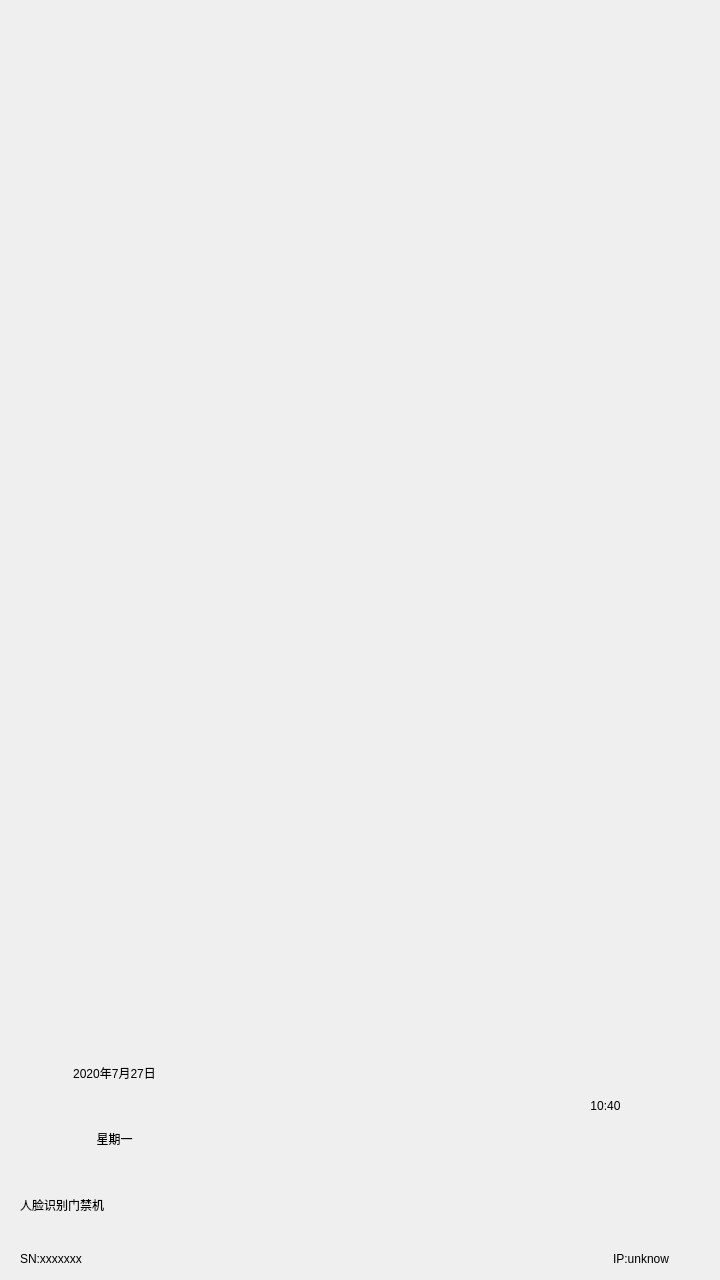
<?xml version="1.0" encoding="UTF-8"?>
<ui version="4.0">
 <class>Widget</class>
 <widget class="QWidget" name="Widget">
  <property name="geometry">
   <rect>
    <x>0</x>
    <y>0</y>
    <width>720</width>
    <height>1280</height>
   </rect>
  </property>
  <property name="minimumSize">
   <size>
    <width>0</width>
    <height>1280</height>
   </size>
  </property>
  <property name="maximumSize">
   <size>
    <width>800</width>
    <height>1280</height>
   </size>
  </property>
  <property name="windowTitle">
   <string>Widget</string>
  </property>
  <property name="styleSheet">
   <string notr="true">QWidget{
	border: 0px;	
	outline: none;
}</string>
  </property>
  <layout class="QVBoxLayout" name="verticalLayout">
   <property name="spacing">
    <number>0</number>
   </property>
   <property name="leftMargin">
    <number>0</number>
   </property>
   <property name="topMargin">
    <number>0</number>
   </property>
   <property name="rightMargin">
    <number>0</number>
   </property>
   <property name="bottomMargin">
    <number>0</number>
   </property>
   <item>
    <widget class="QFrame" name="mpMainPage">
     <property name="sizePolicy">
      <sizepolicy hsizetype="Preferred" vsizetype="Expanding">
       <horstretch>0</horstretch>
       <verstretch>0</verstretch>
      </sizepolicy>
     </property>
     <property name="styleSheet">
      <string notr="true"/>
     </property>
     <property name="frameShape">
      <enum>QFrame::StyledPanel</enum>
     </property>
     <property name="frameShadow">
      <enum>QFrame::Raised</enum>
     </property>
    </widget>
   </item>
   <item>
    <widget class="QFrame" name="mpBottomBar">
     <property name="minimumSize">
      <size>
       <width>720</width>
       <height>340</height>
      </size>
     </property>
     <property name="maximumSize">
      <size>
       <width>800</width>
       <height>340</height>
      </size>
     </property>
     <property name="styleSheet">
      <string notr="true">QFrame#mpBottomBar {
border-image: url(:/image/img_bottombar_bg.png);
}</string>
     </property>
     <property name="frameShape">
      <enum>QFrame::StyledPanel</enum>
     </property>
     <property name="frameShadow">
      <enum>QFrame::Raised</enum>
     </property>
     <layout class="QVBoxLayout" name="verticalLayout_2" stretch="7,1">
      <property name="spacing">
       <number>0</number>
      </property>
      <property name="leftMargin">
       <number>20</number>
      </property>
      <property name="topMargin">
       <number>0</number>
      </property>
      <property name="rightMargin">
       <number>20</number>
      </property>
      <property name="bottomMargin">
       <number>0</number>
      </property>
      <item>
       <layout class="QGridLayout" name="gridLayout" columnstretch="189,302,189">
        <property name="leftMargin">
         <number>0</number>
        </property>
        <property name="rightMargin">
         <number>0</number>
        </property>
        <property name="spacing">
         <number>0</number>
        </property>
        <item row="2" column="0">
         <widget class="QLabel" name="mpWeekLab">
          <property name="text">
           <string>星期一</string>
          </property>
          <property name="alignment">
           <set>Qt::AlignCenter</set>
          </property>
         </widget>
        </item>
        <item row="0" column="0">
         <spacer name="horizontalSpacer">
          <property name="orientation">
           <enum>Qt::Horizontal</enum>
          </property>
          <property name="sizeHint" stdset="0">
           <size>
            <width>40</width>
            <height>100</height>
           </size>
          </property>
         </spacer>
        </item>
        <item row="0" column="2">
         <spacer name="horizontalSpacer_2">
          <property name="orientation">
           <enum>Qt::Horizontal</enum>
          </property>
          <property name="sizeHint" stdset="0">
           <size>
            <width>40</width>
            <height>20</height>
           </size>
          </property>
         </spacer>
        </item>
        <item row="1" column="0">
         <widget class="QLabel" name="mpDateLab">
          <property name="text">
           <string>2020年7月27日</string>
          </property>
          <property name="alignment">
           <set>Qt::AlignCenter</set>
          </property>
         </widget>
        </item>
        <item row="3" column="0">
         <widget class="QLabel" name="mpProductLab">
          <property name="text">
           <string>人脸识别门禁机</string>
          </property>
         </widget>
        </item>
        <item row="0" column="1" rowspan="4">
         <widget class="QPushButton" name="mpStandbyBtn">
          <property name="minimumSize">
           <size>
            <width>240</width>
            <height>240</height>
           </size>
          </property>
          <property name="font">
           <font>
            <pointsize>16</pointsize>
           </font>
          </property>
          <property name="styleSheet">
           <string notr="true">/*
QPushButton{
	color: rgb(204, 204, 204);
	border-image: url(:/image/icon_welcom_btn.png);
/*	outline: none;
}

QPushButton:hover, QPushButton:pressed{
	color: rgb(204, 204, 204);
	border-image: url(:/image/icon_welcom_btn.png);
/*	outline: none;
}
*/</string>
          </property>
          <property name="text">
           <string/>
          </property>
         </widget>
        </item>
        <item row="1" column="2" rowspan="2">
         <widget class="QLabel" name="mpTimeLab">
          <property name="text">
           <string>10:40</string>
          </property>
          <property name="alignment">
           <set>Qt::AlignCenter</set>
          </property>
         </widget>
        </item>
       </layout>
      </item>
      <item>
       <layout class="QHBoxLayout" name="horizontalLayout" stretch="1,1,0">
        <property name="spacing">
         <number>8</number>
        </property>
        <property name="rightMargin">
         <number>0</number>
        </property>
        <item>
         <widget class="QLabel" name="mpSNLab">
          <property name="sizePolicy">
           <sizepolicy hsizetype="Preferred" vsizetype="Preferred">
            <horstretch>0</horstretch>
            <verstretch>0</verstretch>
           </sizepolicy>
          </property>
          <property name="minimumSize">
           <size>
            <width>0</width>
            <height>42</height>
           </size>
          </property>
          <property name="maximumSize">
           <size>
            <width>16777215</width>
            <height>42</height>
           </size>
          </property>
          <property name="text">
           <string>SN:xxxxxxx</string>
          </property>
          <property name="alignment">
           <set>Qt::AlignLeading|Qt::AlignLeft|Qt::AlignVCenter</set>
          </property>
         </widget>
        </item>
        <item>
         <widget class="QLabel" name="mpIPLab">
          <property name="sizePolicy">
           <sizepolicy hsizetype="Preferred" vsizetype="Preferred">
            <horstretch>0</horstretch>
            <verstretch>0</verstretch>
           </sizepolicy>
          </property>
          <property name="minimumSize">
           <size>
            <width>0</width>
            <height>42</height>
           </size>
          </property>
          <property name="maximumSize">
           <size>
            <width>16777215</width>
            <height>42</height>
           </size>
          </property>
          <property name="text">
           <string>IP:unknow</string>
          </property>
          <property name="alignment">
           <set>Qt::AlignRight|Qt::AlignTrailing|Qt::AlignVCenter</set>
          </property>
         </widget>
        </item>
        <item>
         <widget class="QLabel" name="mpWIFILab">
          <property name="sizePolicy">
           <sizepolicy hsizetype="Fixed" vsizetype="Expanding">
            <horstretch>0</horstretch>
            <verstretch>0</verstretch>
           </sizepolicy>
          </property>
          <property name="minimumSize">
           <size>
            <width>23</width>
            <height>18</height>
           </size>
          </property>
          <property name="styleSheet">
           <string notr="true">QLabel#mpWIFILab {
	image: url(:/image/icon_wifi_disconnect.png);
}</string>
          </property>
          <property name="text">
           <string/>
          </property>
          <property name="alignment">
           <set>Qt::AlignHCenter|Qt::AlignTop</set>
          </property>
         </widget>
        </item>
       </layout>
      </item>
     </layout>
    </widget>
   </item>
  </layout>
 </widget>
 <layoutdefault spacing="6" margin="11"/>
 <resources/>
 <connections/>
</ui>
